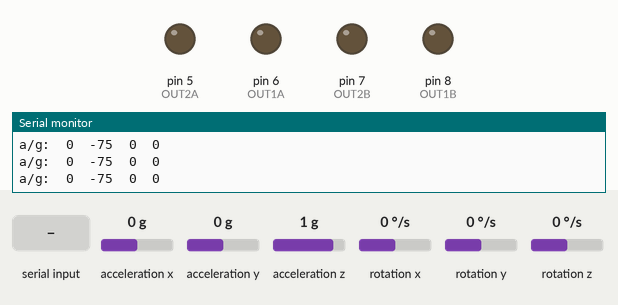
Bench run of a sketch on a simulated Arduino Leonardo, built with avr-gcc and run on an emulated ATmega32U4. Parts: output pins drawn as LEDs (lit = HIGH), the last lines printed to the serial monitor. The inputs (shaded band) are chosen by the test bench; at power-on: rotation y 0 °/s, acceleration x 0 g, acceleration y 0 g, acceleration z 1 g, rotation x 0 °/s, rotation z 0 °/s.

Above: at 1.2 s.
1.3 s: rotation y set to -192 °/s
At 2.3 s:
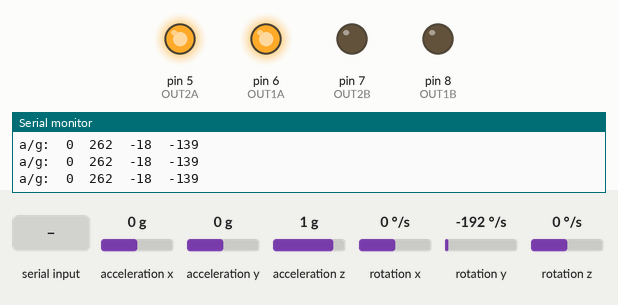
3.2 s: acceleration x set to 0.1 g
At 4.2 s:
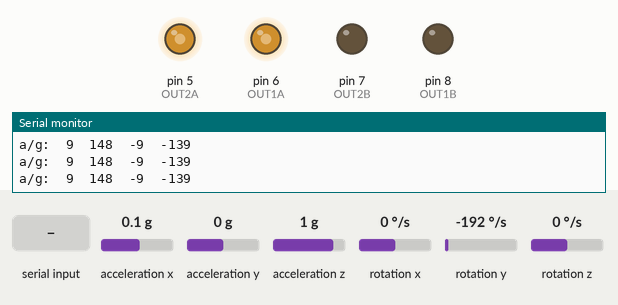
6.2 s: "sad\n" received over the second serial link
At 7.4 s:
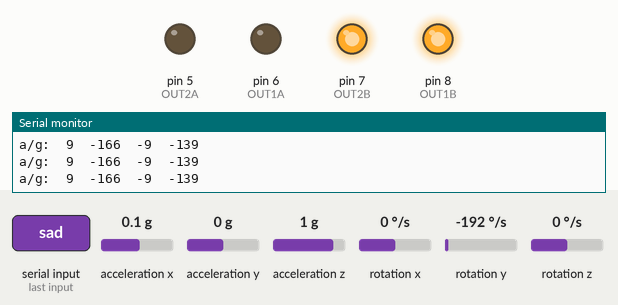
7.7 s: acceleration x set to -0.1 g
At 9.8 s:
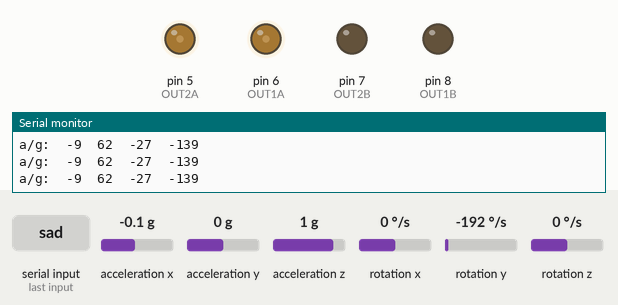
10.7 s: "a\n" received over the second serial link
At 11.0 s:
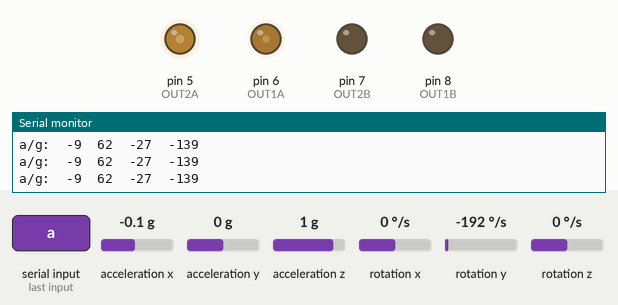
12.2 s: "w\n" received over the second serial link
At 13.3 s:
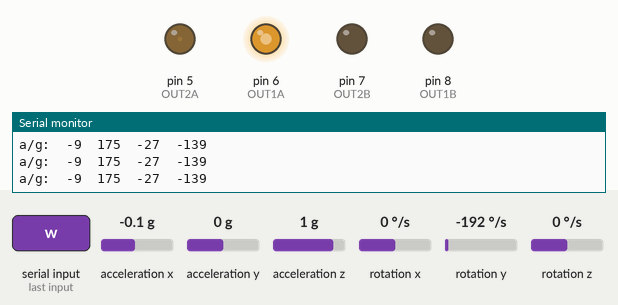
Timing chart, 0 to 14.7 s (numbered marks = the images above; inputs shaded):
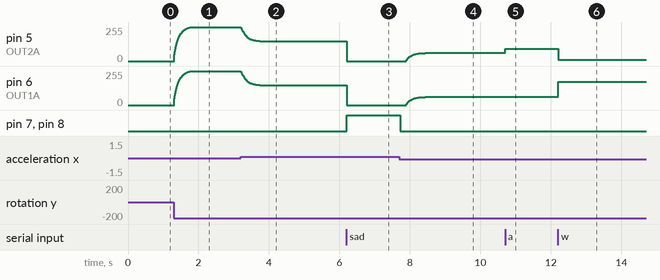

The sketch:

bc.ino
```cpp
// Arduino Wire library is required if I2Cdev I2CDEV_ARDUINO_WIRE implementation
// is used in I2Cdev.h
#include "Wire.h"

// I2Cdev and MPU6050 must be installed as libraries, or else the .cpp/.h files
// for both classes must be in the include path of your project
#include "I2Cdev.h"
#include "MPU6050.h"
// class default I2C address is 0x68
// specific I2C addresses may be passed as a parameter here
// AD0 low = 0x68 (default for InvenSense evaluation board)
// AD0 high = 0x69
MPU6050 accelgyro;
#define OUT1A 6
#define OUT1B 8
#define OUT2A 5
#define OUT2B 7
#define my_Serial Serial1 //定义串口通讯为串口1
String msg = "mcookie";
int status=0,face=0;
int16_t ax, ay, az;
int16_t gx, gy, gz;
long theta;
int tg=10;
int dtheta=0;
int dl=0,dr=0,r=1,l=1;
int token=0;
int counter=0;
int num=0;
float p=0.070;
float d=0.0040;
void motor(int v, int l, int r, int dl, int dr, int s)
{
  if (status == 0){
    r = 1, l = 1;
    if (v > 0)
   {
     if (v > 255){
       v = 255;
     }
     analogWrite(OUT1A, v / l+dl);  //将速度级别写入电机
     digitalWrite(OUT1B, LOW);
     analogWrite(OUT2A, v / r+dr);
     digitalWrite(OUT2B, LOW);
   }
   else if (v < 0)
   {
     if (v < -255){
       v = -255;
     }
     v = -v;
     digitalWrite(OUT1A, LOW);
     analogWrite(OUT1B, v / l+dr);  //将速度级别写入电机
     digitalWrite(OUT2A, LOW);
     analogWrite(OUT2B, v / r+dl);
   }
   else
   {

     digitalWrite(OUT1A, LOW);
     digitalWrite(OUT1B, LOW);
     digitalWrite(OUT2A, LOW);
     digitalWrite(OUT2B, LOW);
   }
  }
  else{
    if (v > 0)
    {
      if (v > 255){
        v = 255;
      }
      analogWrite(OUT1A, v / l);  //将速度级别写入电机
      digitalWrite(OUT1B, LOW);
      analogWrite(OUT2A, v / r);
      digitalWrite(OUT2B, LOW);
    }
    else if (v < 0)
    {
      if (v < -255){
        v = -255;
      }
      v = -v;
      digitalWrite(OUT1A, LOW);
      analogWrite(OUT1B, v / l);  //将速度级别写入电机
      digitalWrite(OUT2A, LOW);
      analogWrite(OUT2B, v / r);
    }
    else
    {

      digitalWrite(OUT1A, LOW);
      digitalWrite(OUT1B, LOW);
      digitalWrite(OUT2A, LOW);
      digitalWrite(OUT2B, LOW);
    }
  }

}

int locktheta(long theta,int ax){

		theta = theta  + gy*0.015;
		theta = theta + (ax - theta) / tg;
	return theta;
}
int anglecontrol(long theta,int k,int initial,float p,float d){
  int v;
  v=(theta-initial)*p+k*d;
  return v;
}
void setup() {
    // 初始化蓝牙通信波特率
  my_Serial.begin(9600);
  // 初始化串口监视器通信波特率
  Serial.begin(9600);
    // join I2C bus (I2Cdev library doesn't do this automatically)
    Wire.begin();
    // initialize serial communication
    // (38400 chosen because it works as well at 8MHz as it does at 16MHz, but
    // it's really up to you depending on your project)
    Serial.begin(38400);
    // initialize device
    Serial.println("Initializing I2C devices...");
    accelgyro.initialize();
    // verify connection
    Serial.println("Testing device connections...");
    Serial.println(accelgyro.testConnection() ? "MPU6050 connection successful" : "MPU6050 connection failed");
    // configure Arduino LED for
    pinMode(OUT1A, OUTPUT);
    pinMode(OUT1B, OUTPUT);
    pinMode(OUT2A, OUTPUT);
    pinMode(OUT2B, OUTPUT);
    accelgyro.getMotion6(&ax, &ay, &az, &gx, &gy, &gz);
    theta=ax;
}
void loop() {

  if(theta/180>17){token=1;}
  if(token==1&&counter<30){
    num=num+theta/180;
    counter++;
  }
  if(counter==30){
    if(num/30>17){ my_Serial.println(msg); Serial.println(token);}
    counter=0;
    token=0;
    num=0;
    Serial.println(token);
   }
    if (my_Serial.available() > 0)  //如果串口有数据输入
  {
    msg = my_Serial.readStringUntil('\n'); //获取换行符前所有的内容
  }

    accelgyro.getMotion6(&ax, &ay, &az, &gx, &gy, &gz);
    if(msg=="1"){p=0.070;d=0.0040;dtheta=0;face=0;}
    if(msg=="2"){p=0.070;d=0.0040;dtheta=0;status=0;face=1;}
    if(msg=="w"){dtheta=-16;status=1;}
    if(msg=="s"){dtheta=16;status=-1;}
    if(msg=="a"){dr=30;dl=0;r=20;l=1;}
    if(msg=="d"){dr=0;dl=30;l=20;r=1;}
    if(msg=="wad"){dtheta=25;}
    if(msg=="sad"){dtheta=-25;}
    if(msg=="aad"){dr=70;dl=0;r=40;l=1;}
    if(msg=="dad"){dr=0;dl=70;l=40;r=1;}
    if(msg=="stop"){dtheta=0;status=0;}
    if(msg=="stopturn"){dr=0;dl=0;l=1;r=1;}
    if(msg=="round"){}
    if(msg=="dance"){}

	  theta = locktheta(theta, ax);
    int v=-anglecontrol( theta, gy,-6*180+dtheta*180,p,d);
    motor(v,l,r,dl,dr,status);
    Serial.print("a/g:\t");
    Serial.print(ax/180); Serial.print("\t");
    Serial.print(v);Serial.print("\t");
    Serial.print(theta/180); Serial.print("\t");
    Serial.println(gy/180);
    delay(10);
    // blink LED to indicate activity
}
```

Measured:
- the behaviour switches between 0 and 0.1 g on acceleration x (found by bisection; images 1 and 2)
- after the input at 1.3 s, pin 5 (OUT2A), pin 6 (OUT1A): moves from 0/255 to 255/255 over 0.48 s, starting at once
- after the input at 3.2 s, pin 5 (OUT2A), pin 6 (OUT1A): moves from 255/255 to 148/255 over 0.70 s, starting at once
- after the input at 6.2 s, pin 5 (OUT2A), pin 6 (OUT1A): 148/255 → 0/255 at once; pin 7 (OUT2B), pin 8 (OUT1B): LOW → HIGH at once
- after the input at 7.7 s, pin 5 (OUT2A), pin 6 (OUT1A): moves from 0/255 to 62/255 over 0.70 s, starting after 0.19 s; pin 7 (OUT2B), pin 8 (OUT1B): HIGH → LOW at once
- after the input at 10.7 s, pin 5 (OUT2A): 62/255 → 92/255 at once
- after the input at 12.2 s, pin 5 (OUT2A): 92/255 → 8/255 at once; pin 6 (OUT1A): 62/255 → 175/255 at once
